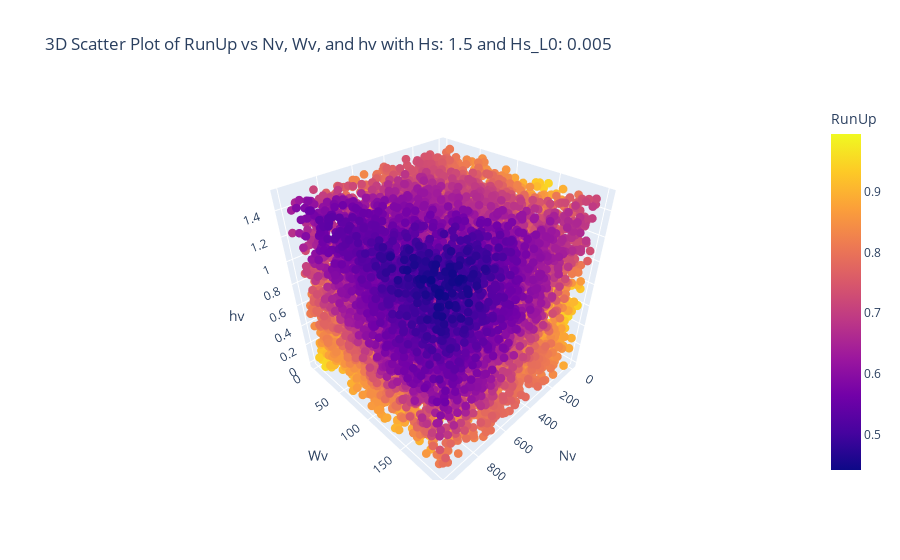

Source (notebook cell):
### Code cell
data=mda.centroids.iloc[postprocessed_output.case_num.values].copy()

rbf_Ru=load_model(op.join(export_dir, "rbf_Ru_model.pkl"))
variables_to_analyse_in_metamodel = ["Wv","hv","Nv"]
lhs_3_parameters = {
    "num_dimensions": 3,
    "num_samples": 500,
    "dimensions_names": variables_to_analyse_in_metamodel,
    "lower_bounds": [0, 0, 0],
    "upper_bounds": [200, 1.5, 1000],
}
lhs_3_parameters = LHS(
    num_dimensions=lhs_parameters.get("num_dimensions"),
)

df_3_parameters = lhs_3_parameters.generate(
    dimensions_names=lhs_parameters.get("dimensions_names"),
    lower_bounds=lhs_parameters.get("lower_bounds"),
    upper_bounds=lhs_parameters.get("upper_bounds"),
    num_samples=lhs_parameters.get("num_samples"),
)

# Add Hs and Hs_Lo to the lhs dataset
df_3_parameters["Hs"] = Hs
df_3_parameters["Hs_L0"] = Hs_L0
RunUp_3_parameters=rbf_Ru.predict(df_3_parameters[["Hs","Hs_L0","Wv", "hv", "Nv"]])
df_3_parameters["RunUp"] = RunUp_3_parameters
fig = px.scatter_3d(df_3_parameters, x='Nv', y='Wv', z='hv', color='RunUp',
                    labels={'Nv': 'Nv', 'Wv': 'Wv', 'hv': 'hv', 'RunUp': 'RunUp'},
                    title=f'3D Scatter Plot of RunUp vs Nv, Wv, and hv with Hs: {Hs} and Hs_L0: {Hs_L0}'
)
fig.update_traces(marker=dict(size=3))
fig.show()

### Figure 1 — Plotly figure (JSON) as saved in the notebook; plotly's stock layout.template omitted (floating-point values rounded to 4 significant figures; data arrays with more than 128 entries replaced by an {"elided": "..."} marker saying what was removed)
{"data": [{"hovertemplate": "Nv=%{x}<br>Wv=%{y}<br>hv=%{z}<br>RunUp=%{marker.color}<extra></extra>", "legendgroup": "", "marker": {"color": {"elided": "11000 float values"}, "coloraxis": "coloraxis", "size": 3, "symbol": "circle"}, "mode": "markers", "name": "", "scene": "scene", "showlegend": false, "type": "scatter3d", "x": {"elided": "11000 float values"}, "y": {"elided": "11000 float values"}, "z": {"elided": "11000 float values"}}], "layout": {"coloraxis": {"colorbar": {"title": {"text": "RunUp"}}, "colorscale": [[0, "#0d0887"], [0.1111, "#46039f"], [0.2222, "#7201a8"], [0.3333, "#9c179e"], [0.4444, "#bd3786"], [0.5556, "#d8576b"], [0.6667, "#ed7953"], [0.7778, "#fb9f3a"], [0.8889, "#fdca26"], [1, "#f0f921"]]}, "legend": {"tracegroupgap": 0}, "scene": {"domain": {"x": [0, 1], "y": [0, 1]}, "xaxis": {"title": {"text": "Nv"}}, "yaxis": {"title": {"text": "Wv"}}, "zaxis": {"title": {"text": "hv"}}}, "title": {"text": "3D Scatter Plot of RunUp vs Nv, Wv, and hv with Hs: 1.5 and Hs_L0: 0.005"}}}
